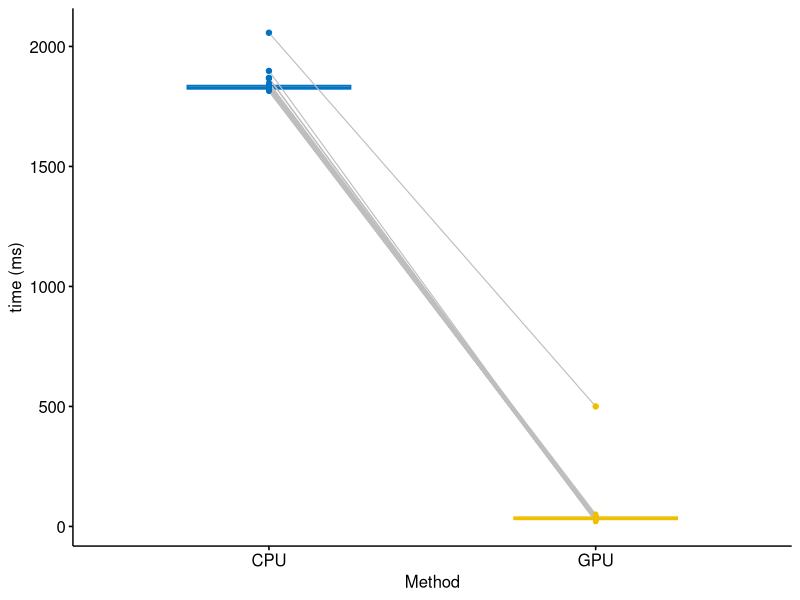
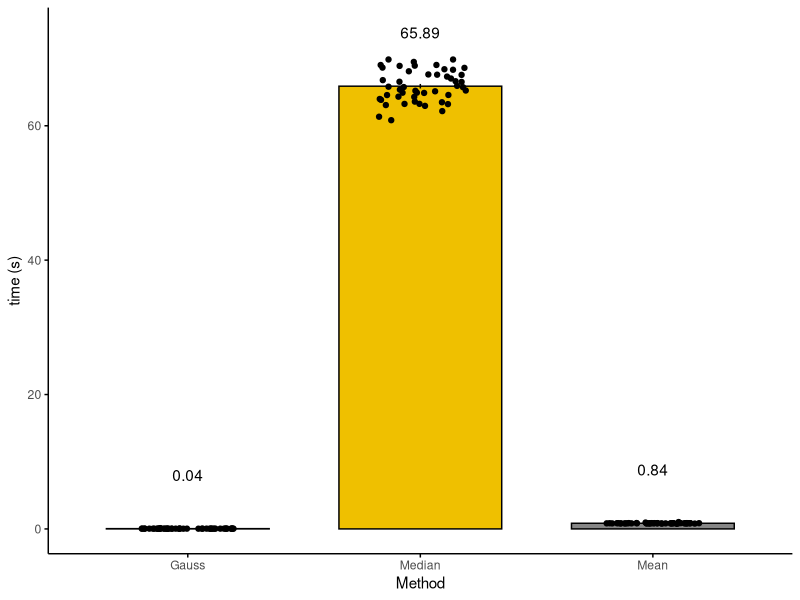

Generate these figures, in order, with R:
library(dplyr)
library(stringr)
library(tidyr)
library(ggplot2)
library(ggbeeswarm)
library(data.table)
library(ggpubr)
library(scales)
library(ggpubr)

setwd("~/19-ShinyParticles/ParticleWell")

df <- fread("benchmaking_mean_log.txt", 
            header = F,
            sep = ";")
names(df) <- c("method", "image","time")

df <- df %>% 
  mutate(method = replace(method, method == "ImageJ", "CPU")) %>%
  mutate(method = replace(method, method == "CLIJ2", "GPU"))

summary <- df %>%
  group_by(method) %>%
  summarise(time = mean(time))

wide <- df %>%
  pivot_wider(names_from = method, values_from = time)

plot <- ggpaired(wide, cond1 = "CPU", cond2 = "GPU",
                 line.color = "gray", line.size = 0.4,
                 color = "condition",
                 palette = "jco") +
  xlab("Method") + 
  ylab("time (ms)")

plot <- ggpar(plot, legend = "none")

plot

blur <- fread("benchmaking_blur.txt", 
            header = F,
            sep = ";")
names(blur) <- c("method", "image","time")
blur <- mutate(blur, time = time/1000)

blurmmary <- blur %>%
  group_by(method) %>%
  summarise(time = mean(time))

blurPlot <- ggbarplot(data = blur, 
                     x = "method", 
                     y = "time", 
                     add = "mean_se",
                     error.plot = "linerange",
                     fill = "method",
                     palette = "jco") +
  geom_jitter(aes(x = method, y = time), colour = "black", width = .2, show.legend = F) +
  geom_text(data=blurmmary, 
            aes(label = sprintf("%0.2f", round(time, digits = 2))),
            nudge_y = 8)+
  theme_classic() +
  xlab("Method") + 
  ylab("time (s)")

blurPlot <- ggpar(blurPlot, legend = "none")

blurPlot
